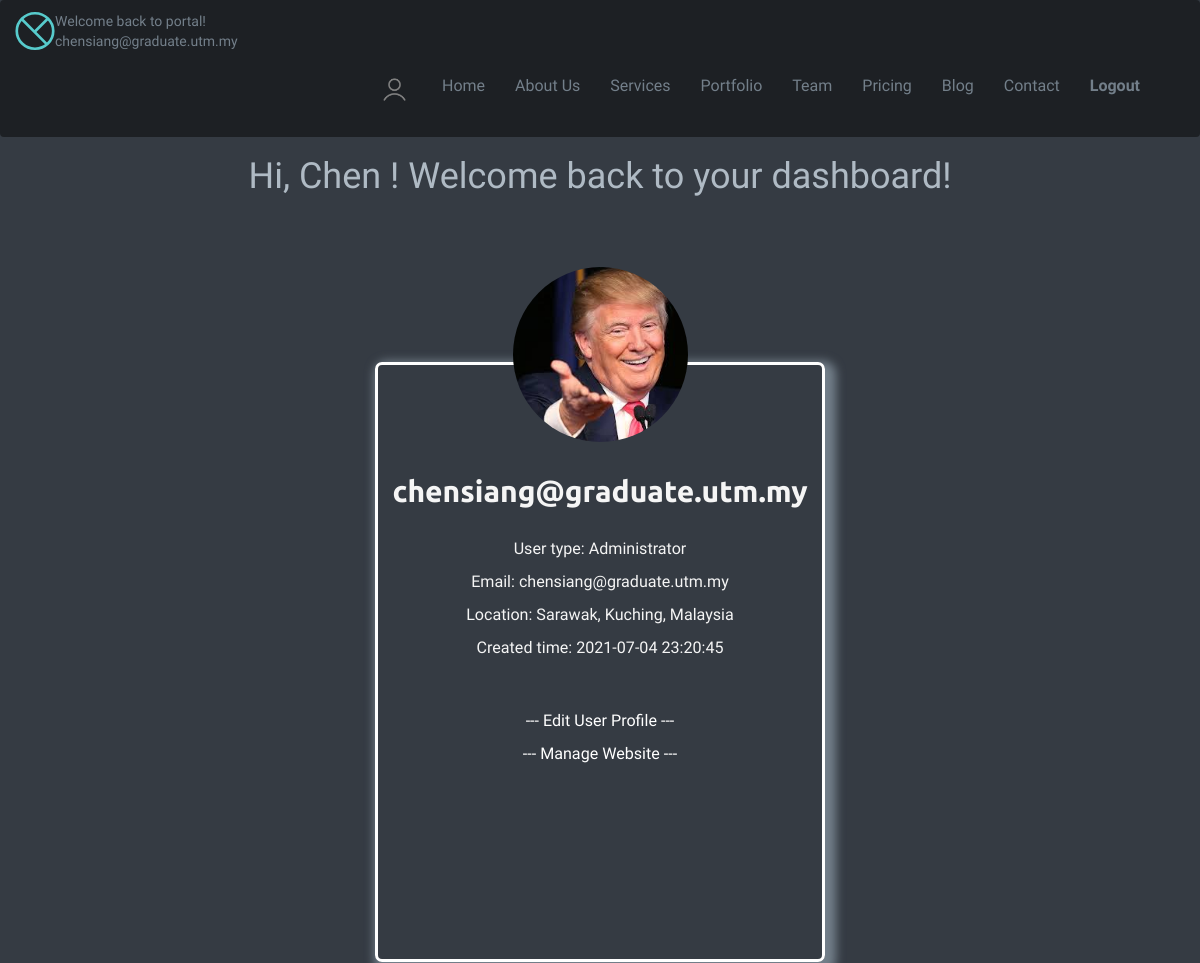
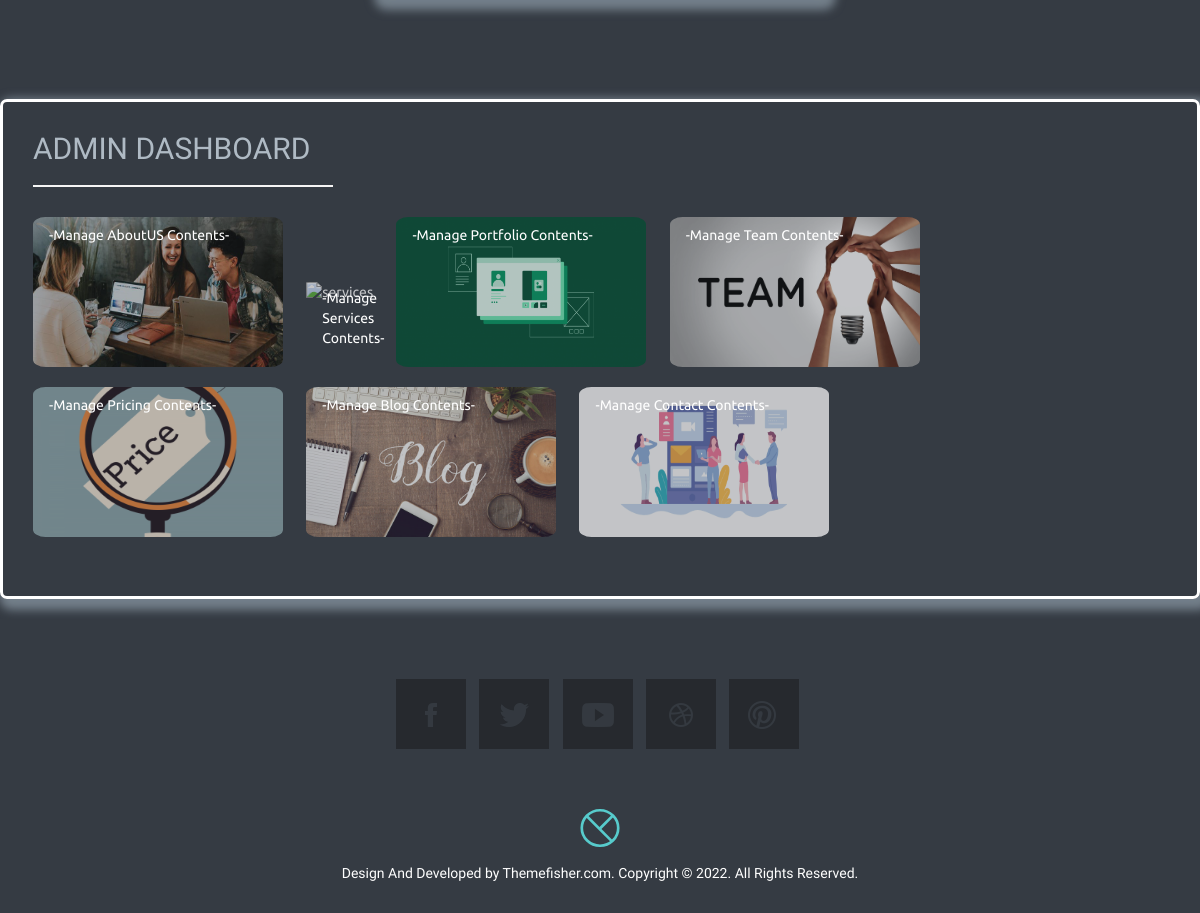
Screenshot of /admin/admin.php (signed in) with the database file from the repository (2 pictures, top to bottom).
### tables this page shows
CREATE TABLE `tbluser` (
  `UserID` varchar(255) NOT NULL,
  `Password` varchar(255) DEFAULT NULL,
  `Name` varchar(255) DEFAULT NULL,
  `Address1` tinytext DEFAULT NULL,
  `Address2` tinytext DEFAULT NULL,
  `PostCode` varchar(255) DEFAULT NULL,
  `State` varchar(255) DEFAULT NULL,
  `City` varchar(255) DEFAULT NULL,
  `Country` varchar(255) DEFAULT NULL,
  `Email` varchar(255) DEFAULT NULL,
  `UserType` varchar(255) DEFAULT NULL,
  `created_time` datetime DEFAULT NULL,
  `avatar` varchar(255) DEFAULT NULL
);

### config/function.php (called while the page is built, shortened)
<?php
function getUserByID($id){
    $conn=getConnection();
    $sql="select * from tbluser where UserID='$id'";
	$result = mysqli_query($conn, $sql);
    $row = mysqli_fetch_assoc($result);
    return $row;
}
?>

### admin/admin.php (the view, shortened to what this page needs)
<!DOCTYPE html>
<html class="no-js">
<?php
	include ('../config/function.php');
	$data=getUserByID($_SESSION['username']);
	$UserID=$data['UserID'];
	$name=$data['Name'];
	$UserType=$data['UserType'];
	$created_time=$data['created_time'];
	$State=$data['State'];
	$City=$data['City'];
	$Country=$data['Country'];
	$avatar=$data['avatar'];
?>
<head>
	<link rel="stylesheet" href="../plugins/themefisher-font/style.css">
	<link rel="stylesheet" href="../plugins/bootstrap/dist/css/bootstrap.min.css">
	<link rel="stylesheet" href="../plugins/animate-css/animate.css">
	<link rel="stylesheet" href="../plugins/magnific-popup/dist/magnific-popup.css">
	<link rel="stylesheet" href="../plugins/slick-carousel/slick/slick.css">
	<link rel="stylesheet" href="../plugins/slick-carousel/slick/slick-theme.css">
	<link rel="stylesheet" href="../css/style.css">
	<link rel="stylesheet" href="../css/admin.css">
</head>
<body id="body" data-spy="scroll" data-target=".navbar" data-offset="50">
  <header id="navigation" class="navbar navigation">
    <div class="container">
      <div class="navbar-header">
        <a class="navbar-brand logo" href="admin.php">
        </a>
		<div id="usertitle">
		<p>Welcome back to portal! <?php echo $_SESSION['username'] ?></p>
		</div>
      </div>
      <nav class="collapse navbar-collapse navbar-right" role="Navigation">
        <ul id="nav" class="nav navbar-nav navigation-menu">
		  <li><a href="admin.php"><img src="../images/person.png" alt="person" class="profileicon"/></a></li>
          <li><a data-scroll href="admin.php">Home</a></li>
          <li><a data-scroll href="../index.php#about">About Us</a></li>
          <li><a data-scroll href="../index.php#services">Services</a></li>
          <li><a data-scroll href="../index.php#portfolio">Portfolio</a></li>
          <li><a data-scroll href="../index.php#our-team">Team</a></li>
          <li><a data-scroll href="../index.php#pricing">Pricing</a></li>
          <li><a data-scroll href="../index.php#blog">Blog</a></li>
          <li><a data-scroll href="../index.php#contact-us">Contact</a></li>
		  <li><a data-scroll href="../logout.php"><b>Logout</b></a></li>
        </ul>
      </nav>
    </div>
  </header>
  <div class="title">
  <h1>Hi, <?php echo $name ?>! Welcome back to your dashboard! </h1>
  </div>
  <div class="avatar-container">
  	<img src="../images/<?php echo $avatar ?>" class="avatar"/>
  </div>
  <div class="box-profile">
	  		<h2 class="username"><?php echo $UserID ?> </h2> <br>
			<p style="color:whitesmoke; text-align:center; font-size: 1.15em;"> User type: <?php echo $UserType ?> </p>
			<p style="color:whitesmoke; text-align:center; font-size: 1.15em;"> Email: <?php echo $UserID ?> </p>
			<p style="color:whitesmoke; text-align:center; font-size: 1.15em;"> Location: <?php echo  $State?>, <?php echo $City ?>, <?php echo $Country ?> </p>
			<p style="color:whitesmoke; text-align:center; font-size: 1.15em;"> Created time: <?php echo $created_time ?> </p> <br><br>
			<p style="color:whitesmoke; text-align:center; font-size: 1.15em;">
			<a data-scroll href="../admin/updateprofile.php?userid=<?php echo $avatar ?>">--- Edit User Profile ---</a> </p>
			<p style="color:whitesmoke; text-align:center; font-size: 1.15em;">
			<a data-scroll href="#management">--- Manage Website ---</a> </p>
  </div>
<section id="management">
  <div class="box-dashboard">
		<div class="dashboard-title">
		<h2>ADMIN DASHBOARD<h2>
		<div class="line"></div>
		</div>
	<div class="contents">
		<ul>
		  <div class="li-wrap">
		  <a href="viewinfo.php">
		  <img src="../images/aboutus.jpg" alt="aboutus" class="li-icon" />
		  		<div class="top-left">
		  </a>
          <li><a data-scroll href="viewinfo.php">-Manage AboutUS Contents-</a></li>
				</div>
		  </div>
		  <div class="li-wrap">
		  <a href="viewservices.php">
		  <img src="../images/services.jpg" alt="services" class="li-icon" />
		  		<div class="top-left">
		  </a>
          <li ><a data-scroll href="viewservices.php">-Manage Services Contents-</a></li>
		  		</div>
		  </div>
		  <div class="li-wrap">
		  <a href="viewportfolio.php">
		  <img src="../images/portfolio.png" alt="portfolio" class="li-icon" />
		  		<div class="top-left">
		  </a>
          <li ><a data-scroll href="viewportfolio.php">-Manage Portfolio Contents-</a></li>
		  		</div>
		  <div class="li-wrap">
		  <a href="viewmember.php">
		  <img src="../images/team.png" alt="team" class="li-icon" />
		  		<div class="top-left">
		  </a>
          <li ><a data-scroll href="viewmember.php">-Manage Team Contents-</a></li>
		  		</div>
		  <div class="li-wrap">
		  <a href="viewpricing.php">
		  <img src="../images/pricing.png" alt="pricing" class="li-icon" />
		  		<div class="top-left">
		  </a>
          <li ><a data-scroll href="viewpricing.php">-Manage Pricing Contents-</a></li>
		  		</div>
		  <div class="li-wrap">
		  <a href="viewblog.php">
		  <img src="../images/blog.jpg" alt="blog" class="li-icon" />
		  		<div class="top-left">
		  </a>
		  <li ><a data-scroll href="viewblog.php">-Manage Blog Contents-</a></li>
		  		</div>
		  <div class="li-wrap">
		  <a href="viewcontact.php">
		  <img src="../images/contact.png" alt="contact" class="li-icon" />
		  		<div class="top-left">
		  </a>
          <li ><a data-scroll href="viewcontact.php">-Manage Contact Contents-</a></li>
		  		</div>
</section>
<footer id="footer" class="bg-one">
	<div class="container">
		<div class="row wow fadeInUp" data-wow-duration="500ms">
			<div class="col-lg-12">
				<div class="social-icon">
					<ul class="list-inline">
						<li><a href="https://facebook.com/themefisher"><i class="tf-ion-social-facebook"></i></a></li>
						<li><a href="https://twitter.com/themefisher"><i class="tf-ion-social-twitter"></i></a></li>
						<li><a href="https://www.youtube.com/channel/UCx9qVW8VF0LmTi4OF2F8YdA"><i class="tf-ion-social-youtube"></i></a></li>
						<li><a href="https://dribbble.com/themefisher"><i class="tf-ion-social-dribbble-outline"></i></a></li>
						<li><a href="https://pinterest.com/themefisher"><i class="tf-ion-social-pinterest-outline"></i></a></li>
					</ul>
				</div>
				<div class="copyright text-center">
					<a href="index.html">
					</a>
					<br />
					<p>Design And Developed by <a href="http://www.themefisher.com">Themefisher.com</a>. Copyright
						&copy; . All Rights Reserved.</p>
				</div>
			</div>
		</div>
	</div>
</footer>
    </body>
</html>

### css/style.css (style rules this page uses)
html { background-color: #353b43; color: #737f8a; }
body { background-color: #353b43; font-family: "Anaheim", sans-serif; color: #737f8a; -webkit-font-smoothing: antialiased; }
h1, h2, h3, h4, h5, h6 { font-weight: 400; font-family: "Quattrocento Sans", sans-serif; color: #afbac4; }
p { font-family: "Quattrocento Sans", sans-serif; }
ol, ul { margin: 0; padding: 0; list-style: none; }
a { color: #fff; transition: all .3s ease-in 0s; }
a, a:focus, a:hover { text-decoration: none; outline: 0; }
.bg-one { background-color: #353b43; }
a { transition: all .2s ease-in 0s; }
.title { padding-bottom: 60px; }
.logo { margin-top: 10px; display: inline-block; }
.navigation { background-color: #1d2024; width: 100%; z-index: 99; margin-bottom: 0; padding: 10px; }
.navigation .logo { padding: 0; height: auto; margin-top: 0; }
.navigation .navigation-menu li a { font-size: 16px; color: #737f8a; }
.social-icon { padding: 60px 0 35px; }
.social-icon ul { text-align: center; }
.social-icon ul li { margin-bottom: 4px; }
.social-icon ul li a { background-color: #26292e; border: 1px solid transparent; display: block; height: 70px; width: 70px; -webkit-transform: rotateY(180deg); transform: rotateY(180deg); transition: all 400ms ease-out 0s; }
.social-icon ul li a i { color: #55606a; display: inline-block; font-size: 32px; line-height: 70px; margin: 0; opacity: 0.3; filter: alpha(opacity=30); -webkit-transform: rotateY(180deg); transform: rotateY(180deg); transition: all 400ms ease-out 0s; }
.copyright { padding: 20px 0; color: #fff; }
.copyright p { margin-top: 10px; }

### css/admin.css (style rules this page uses)
.box-dashboard { border: 3px solid white; height: 500px; width: 1200px; margin: auto; margin-bottom: 20px; box-shadow: 5px 5px 10px 6px; border-radius: 7px; padding-top: 10px; padding-right: 10px; padding-bottom: 10px; padding-left: 10px; }
.box-profile { border: 3px solid white; height: 600px; width: 450px; margin: auto; position: relative; bottom: 80px; margin-bottom: 20px; box-shadow: 5px 5px 10px 6px; border-radius: 7px; padding-top: 10px; padding-right: 10px; padding-bottom: 10px; padding-left: 10px; }
.dashboard-title { margin-left: 20px; font-family: 'ubuntu'; }
.line { border: 0.5px solid whitesmoke; width: 300px; }
.contents { position: relative; font-family: 'ubuntu'; margin-top: 20px; margin-bottom: 10px; margin-left: 10px; }
.title { text-align: center; }
.avatar { z-index: 1; width: 175px; height: 175px; border-radius: 50%; }
.avatar-container { display: flex; align-items: center; justify-content: center; }
.username { text-align: center; font-weight: bolder; padding-top: 80px; font-family: 'ubuntu'; color: whitesmoke; }
.li-wrap { position: relative; display: inline-block; margin: 10px; }
.li-icon { border-radius: 5%; width: 250px; height: 150px; opacity: 70%; }
.profileicon { width:35px; height:35px; position: relative; bottom: 5px; filter: invert(50%); transition-duration: 0.4s; }
.top-left { position: absolute; top: 8px; left: 16px; }

### rows the page displays
tbluser: Name "Chen", avatar (picture), UserID "chensiang@graduate.utm.my", UserType "Administrator", State "Sarawak", City "Kuching", Country "Malaysia", created_time "2021-07-04 23:20:45"

### other values shown
$_SESSION['username'] "chensiang@graduate.utm.my"
